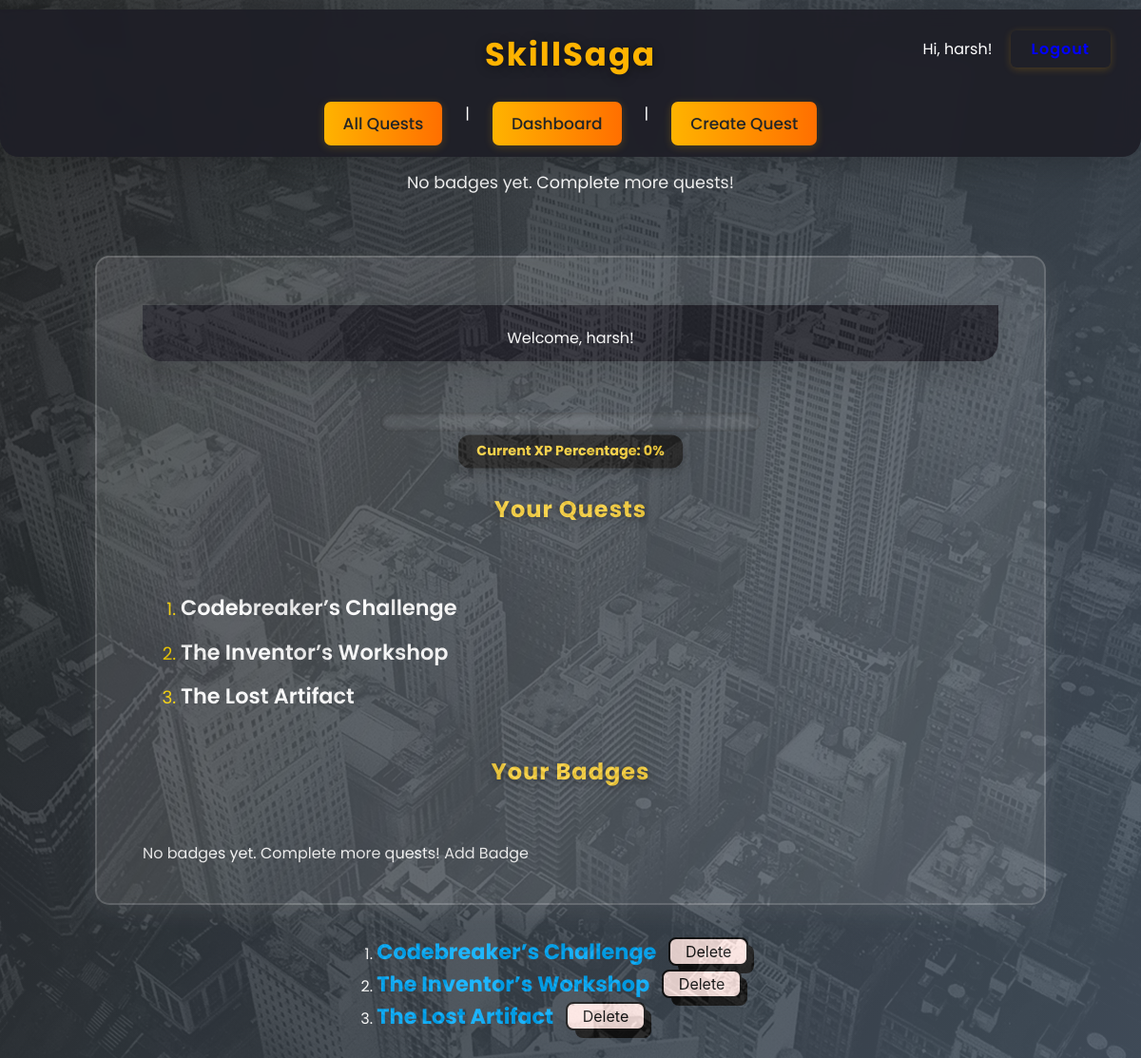
The page /dashboard/ (signed in) on the database its author committed.
### quests/models.py (models this page shows, shortened)
class UserProfile(models.Model):
    user = models.OneToOneField(User, on_delete=models.CASCADE)
    level = models.IntegerField(default=1)
    xp = models.IntegerField(default=0)
    avatar = models.ImageField(upload_to='avatars/', default='avatars/default.png')

class Quest(models.Model):
    creator = models.ForeignKey(User, on_delete=models.CASCADE, related_name='created_quests')
    title = models.CharField(max_length=100)
    description = models.TextField()
    image = models.ImageField(upload_to='quest_images/', blank=True, null=True)
    created_at = models.DateTimeField(auto_now_add=True)

### quests/views.py (the view)
# urls.py: path('dashboard/', views.dashboard, name='dashboard'),
@login_required
def dashboard(request):
    user_profile = UserProfile.objects.get(user=request.user)
    progresses = Progress.objects.filter(user=request.user, completed=True)
    badges = Badge.objects.filter(xp_required__lte=user_profile.xp)
    quests = Quest.objects.filter(challenges__progress__user=request.user).distinct()
    xp_percent = int((user_profile.xp / 100) * 100) if user_profile.xp <= 100 else 100
    show_badge_message = not badges.exists()
    show_instructions = request.session.pop('show_instructions', False)
    print("show_instructions:", show_instructions)
    return render(request, 'quests/dashboard.html', {
        'user_profile': user_profile,
        'progresses': progresses,
        'badges': badges,
        'quests': quests,
        'show_badge_message': show_badge_message,
        'xp_percent': xp_percent,
        'show_instructions': show_instructions,  # <-- for the popup
    })

### quests/templates/quests/dashboard.html (shortened to what this page needs)
{% extends 'quests/base.html' %}
{% load static %}
{% block content %}
   <div class="badges-section" style="display: flex; gap: 1rem; justify-content: center; align-items: center; margin-top: 1.5rem;">
    {% if badges %}
        {% for badge in badges %}
            {% if badge.icon %}
                <img src="{{ badge.icon.url }}" alt="{{ badge.name }}" title="{{ badge.name }}" width="48" />
            {% endif %}
        {% endfor %}
    {% else %}
        <span style="color: #fff; font-size: 1.1rem;">No badges yet. Complete more quests!</span>
    {% endif %}
   </div>
<div class="main-container">
<div class="quest-card">
    <div class="header">Welcome, {{ user_profile.user.username }}!</div>
    <div>
        <div id="xp-bar-container">
            <strong><span class="level-badge" id="level">Current XP Percentage: {{ xp_percent }}%</span></strong>
        </div>
    </div>
    <h2>Your Quests</h2>
    <ul>
       <ul>
            {% for quest in quests %}
                <li class="quest-list-item">
                    <a class="quest-link" href="{% url 'quest_detail' quest.id %}">{{ quest.title }}</a>
                </li>
            {% endfor %}
        </ul>
    </ul>
    <h2>Your Badges</h2>
    <div>
       {% for badge in badges %}
        {% if badge.icon %}
            <img src="{{ badge.icon.url }}" alt="{{ badge.name }}" title="{{ badge.name }}" width="48" />
        {% elif badge.icon_url %}
            <img src="{{ badge.icon_url }}" alt="{{ badge.name }}" title="{{ badge.name }}" width="48" />
        {% endif %}
    {% empty %}
        {% if show_badge_message %}
            <span>No badges yet. Complete more quests! Add Badge</span>
        {% endif %}
{% endfor %}
    </div>
</div>
<ol>
    {% for quest in quests %}
        <li>
            <div class="quest-flex-row">
                <a class="quest-link" href="{% url 'quest_detail' quest.id %}">{{ quest.title }}</a>
                {% if user.is_staff %}
                    <form action="{% url 'delete_quest' quest.id %}" method="post" style="display:inline;">
                        <button type="submit" class="button-56" onclick="return confirm('Delete this quest?');">Delete</button>
                    </form>
                {% endif %}
            </div>
        </li>
    {% endfor %}
</ol>
{% endblock %}

### quests/templates/quests/base.html (shortened to what this page needs)
{% load static %}
<!DOCTYPE html>
<html lang="en">
<head>
    <link rel="stylesheet" href="{% static 'quests/styles.css' %}">
    <link rel="stylesheet" href="https://cdnjs.cloudflare.com/ajax/libs/font-awesome/6.4.0/css/all.min.css">
    <link rel="stylesheet" href="https://cdn.jsdelivr.net/npm/sweetalert2@11/dist/sweetalert2.min.css">
</head>
<body>
   <div class="header">
    <h1>SkillSaga</h1>
    <nav>
        <a href="{% url 'quest_list' %}">All Quests</a> |
        <a href="{% url 'dashboard' %}">Dashboard</a> |
        <a href="{% url 'create_quest' %}">Create Quest</a>
    </nav>
    <div class="user-info">
    {% if user.is_authenticated %}
        <span>Hi, {{ user.username }}!</span>
        <form action="{% url 'logout' %}" method="post" style="display:inline;">
            <button type="submit" class="logout-btn">Logout</button>
        </form>
    {% else %}
        <a href="{% url 'login' %}?next={{ request.path }}">Login</a>
    {% endif %}
    </div>
   </div>
   {% block content %}{% endblock %}
</body>
</html>

### rows shown on the page
UserProfile: user.username "harsh"
Quest: title "Codebreaker’s Challenge"
Quest: title "The Inventor’s Workshop"
Quest: title "The Lost Artifact"

### other values the page prints
{{ user.username }} "harsh"
{{ xp_percent }} "0"
